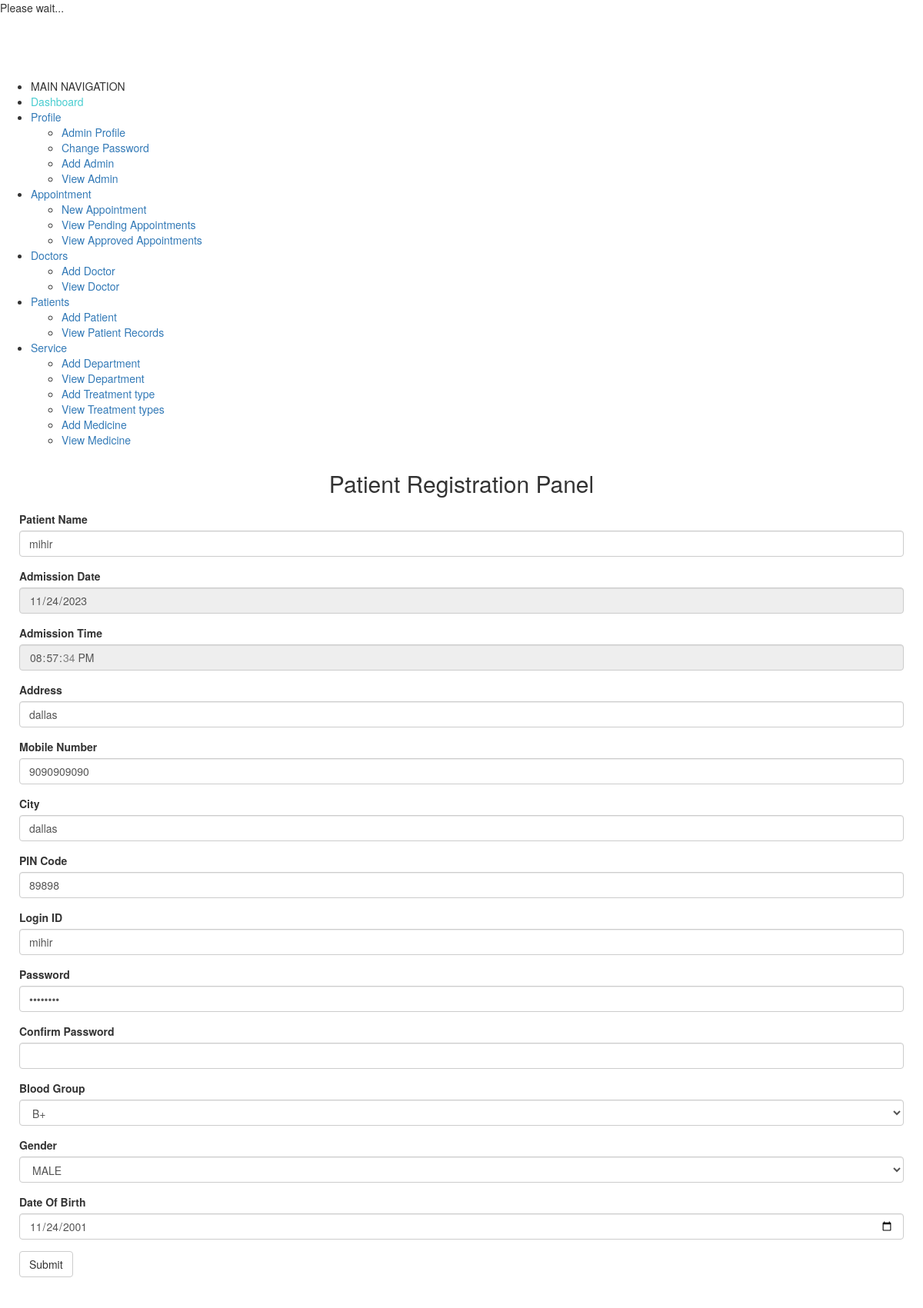
The app's page /Patient/patient.php?editid=9 (signed in) with its own data.
### tables this page shows
CREATE TABLE `patient` (
  `patientid` int(10) NOT NULL,
  `patientname` varchar(50) NOT NULL,
  `admissiondate` date NOT NULL,
  `admissiontime` time NOT NULL,
  `address` varchar(250) NOT NULL,
  `mobileno` varchar(15) NOT NULL,
  `city` varchar(25) NOT NULL,
  `pincode` varchar(20) NOT NULL DEFAULT '000000',
  `loginid` varchar(50) NOT NULL,
  `password` varchar(25) NOT NULL,
  `bloodgroup` varchar(20) NOT NULL,
  `gender` varchar(10) NOT NULL,
  `dob` date NOT NULL,
  `status` varchar(10) NOT NULL
);

### Patient/patient.php (the view, shortened to what this page needs)
<?php
include("adformheader.php");
include("dbconnection.php");
if(isset($_GET[editid]))
{
	$sql="SELECT * FROM patient WHERE patientid='$_GET[editid]' ";
	$qsql = mysqli_query($con,$sql);
	$rsedit = mysqli_fetch_array($qsql);
}
?>
<div class="container-fluid">
    <div class="block-header">
        <h2 class="text-center">Patient Registration Panel</h2>
    </div>
    <div class="card">
        <form method="post" action="" name="frmpatient" onSubmit="return validateform()" style="padding: 10px">
            <div class="form-group"><label>Patient Name</label>
                <div class="form-line">
                    <input class="form-control" type="text" name="patientname" id="patientname"
                        value="<?php echo $rsedit[patientname]; ?>" />
                </div>
            </div>
            <?php
			if(isset($_GET[editid]))
			{
				?>
            <div class="form-group"><label>Admission Date</label>
                <div class="form-line">
                    <input class="form-control" type="date" name="admissiondate" id="admissiondate"
                        value="<?php echo $rsedit[admissiondate]; ?>" readonly />
                </div>
            </div>
            <div class="form-group"><label>Admission Time</label>
                <div class="form-line">
                    <input class="form-control" type="time" name="admissiontme" id="admissiontme"
                        value="<?php echo $rsedit[admissiontime]; ?>" readonly />
                </div>
            </div>
            <?php
			}
			?>
            <div class="form-group">
                <label>Address</label>
                <div class="form-line">
                    <input class="form-control " name="address" id="tinymce" value="<?php echo $rsedit[address]; ?>">
                </div>
            </div>
            <div class="form-group"><label>Mobile Number</label>
                <div class="form-line">
                    <input class="form-control" type="text" name="mobilenumber" id="mobilenumber"
                        value="<?php echo $rsedit[mobileno]; ?>" />
                </div>
            </div>
            <div class="form-group"><label>City</label>
                <div class="form-line">
                    <input class="form-control" type="text" name="city" id="city"
                        value="<?php echo $rsedit[city]; ?>" />
                </div>
            </div>
            <div class="form-group"><label>PIN Code</label>
                <div class="form-line">
                    <input class="form-control" type="text" name="pincode" id="pincode"
                        value="<?php echo $rsedit[pincode]; ?>" />
                </div>
            </div>
            <div class="form-group"><label>Login ID</label>
                <div class="form-line">
                    <input class="form-control" type="text" name="loginid" id="loginid"
                        value="<?php echo $rsedit[loginid]; ?>" />
                </div>
            </div>
            <div class="form-group"><label>Password</label>
                <div class="form-line">
                    <input class="form-control" type="password" name="password" id="password"
                        value="<?php echo $rsedit[password]; ?>" />
                </div>
            </div>
            <div class="form-group"><label>Confirm Password</label>
                <div class="form-line">
                    <input class="form-control" type="password" name="confirmpassword" id="confirmpassword"
                        value="<?php echo $rsedit[confirmpassword]; ?>" />
                </div>
            </div>
            <div class="form-group"><label>Blood Group</label>
                <div class="form-line"><select class="form-control show-tick" name="select2" id="select2">
                        <?php
					$arr = array("A+","A-","B+","B-","O+","O-","AB+","AB-");
					foreach($arr as $val)
					{
						if($val == $rsedit[bloodgroup])
						{
							echo "<option value='$val' selected>$val</option>";
						}
						else
						{
							echo "<option value='$val'>$val</option>";
						}
					}
					?>
                    </select>
                </div>
            </div>
            <div class="form-group"><label>Gender</label>
                <div class="form-line"><select class="form-control show-tick" name="select3" id="select3">
                        <?php
				$arr = array("MALE","FEMALE");
				foreach($arr as $val)
				{
					if($val == $rsedit[gender])
					{
						echo "<option value='$val' selected>$val</option>";
					}
					else
					{
						echo "<option value='$val'>$val</option>";
					}
				}
				?>
                    </select>
                </div>
            </div>
            <div class="form-group"><label>Date Of Birth</label>
                <div class="form-line">
                    <input class="form-control" type="date" name="dateofbirth" max="<?php echo date("Y-m-d"); ?>"
                        id="dateofbirth" value="<?php echo $rsedit[dob]; ?>" />
                </div>
            </div>
            <input class="btn btn-default" type="submit" name="submit" id="submit" value="Submit" />
        </form>
        <p>&nbsp;</p>
    </div>
</div>
<?php
include("adformfooter.php");
?>

### records on screen
patient: patientname "mihir", admissiondate "11/24/2023", admissiontme "20:57:34", address "dallas", mobilenumber "9090909090", city "dallas", pincode "89898", loginid "mihir", select2 "B+", select3 "MALE", dateofbirth "11/24/2001"
